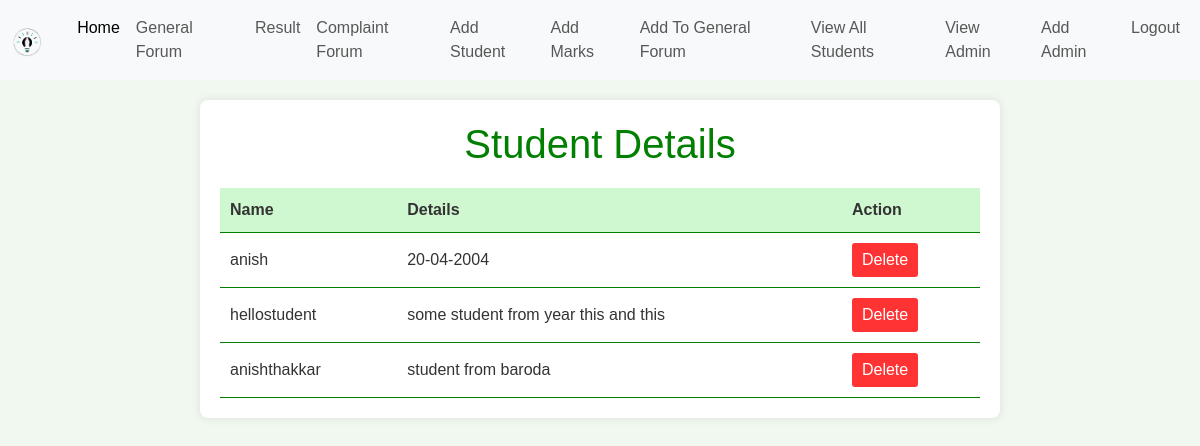
/view_student/ (signed in), run on the app's committed database.
### deptmanagementsystem/models.py (models this page shows, shortened)
class Student(models.Model):
    name = models.CharField(max_length=20)
    batchId = models.IntegerField(null=True) #batchno(1,2) + semisternumber(1-8)
    description = models.CharField(max_length = 200)

### deptmanagementsystem/views.py (the view)
# urls.py: path('view_student/', view_student, name='view-student'),
def view_student(request):
    student_details = Student.objects.all()
    return render(request, 'view_student.html', {'students' : student_details})

### templates/view_student.html (shortened to what this page needs)
{% extends 'base.html' %}
{% block content %}
</head>
<body>
    <div class="container">
        <h1>Student Details</h1>
        <table>
            <thead>
                <tr>
                    <th>Name</th>
                    <th>Details</th>
                    <th>Action</th>
                </tr>
            </thead>
            <tbody>
                {% for item in students %}
                <tr>
                    <td>{{ item.name }}</td>
                    <td>{{ item.description }}</td>
                    <td>
                        {% if request.user.userType == 'hod' or request.user.userType == 'clerk' %}
                        <form action="{% url 'delete_student' item.id %}" method="POST">
                            <button type="submit" class="delete-button">Delete</button>
                        </form>
                        {% endif %}
                    </td>
                </tr>
                {% endfor %}
            </tbody>
        </table>
    </div>
{% endblock %}

### templates/view_student.html (style rules this page uses)
body { font-family: Arial, sans-serif; background-color: #f0f8f0; color: #333; margin: 0; padding: 0; }
.container { max-width: 800px; margin: 20px auto; padding: 20px; background-color: #fff; border-radius: 8px; box-shadow: 0 0 10px rgba(0, 0, 0, 0.1); }
h1 { color: #007f00; text-align: center; }
table { width: 100%; border-collapse: collapse; margin-top: 20px; }
th, td { padding: 10px; text-align: left; border-bottom: 1px solid #007f00; }
th { background-color: #d0f8d0; }
.delete-button { background-color: #ff3333; color: #fff; border: none; padding: 5px 10px; border-radius: 3px; cursor: pointer; }

### data on the page
Student: name "anish", description "20-04-2004"
Student: name "hellostudent", description "some student from year this and this"
Student: name "anishthakkar", description "student from baroda"
